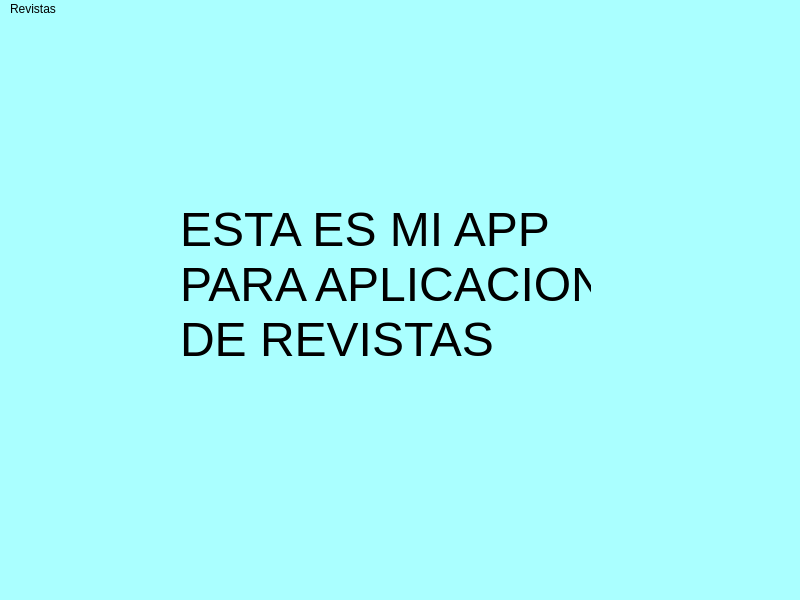
<?xml version="1.0" encoding="UTF-8"?>
<ui version="4.0">
 <class>ventana_principal</class>
 <widget class="QMainWindow" name="ventana_principal">
  <property name="geometry">
   <rect>
    <x>0</x>
    <y>0</y>
    <width>800</width>
    <height>600</height>
   </rect>
  </property>
  <property name="windowTitle">
   <string>MainWindow</string>
  </property>
  <property name="styleSheet">
   <string notr="true">background-color: rgb(170, 255, 255);</string>
  </property>
  <widget class="QWidget" name="centralwidget">
   <widget class="QLabel" name="label">
    <property name="geometry">
     <rect>
      <x>180</x>
      <y>120</y>
      <width>411</width>
      <height>291</height>
     </rect>
    </property>
    <property name="font">
     <font>
      <pointsize>36</pointsize>
     </font>
    </property>
    <property name="text">
     <string>ESTA ES MI APP
PARA APLICACION 
DE REVISTAS</string>
    </property>
   </widget>
  </widget>
  <widget class="QMenuBar" name="menubar">
   <property name="geometry">
    <rect>
     <x>0</x>
     <y>0</y>
     <width>800</width>
     <height>21</height>
    </rect>
   </property>
   <widget class="QMenu" name="menuRevistas">
    <property name="title">
     <string>Revistas</string>
    </property>
    <addaction name="separator"/>
    <addaction name="actionInicio"/>
    <addaction name="actionInsertar_Revistas"/>
    <addaction name="actionListar_Revistas"/>
   </widget>
   <addaction name="menuRevistas"/>
  </widget>
  <widget class="QStatusBar" name="statusbar"/>
  <action name="actionInicio">
   <property name="text">
    <string>Inicio</string>
   </property>
  </action>
  <action name="actionInsertar_Revistas">
   <property name="text">
    <string>Insertar Revistas</string>
   </property>
  </action>
  <action name="actionListar_Revistas">
   <property name="text">
    <string>Listar Revistas</string>
   </property>
  </action>
 </widget>
 <resources/>
 <connections/>
</ui>
